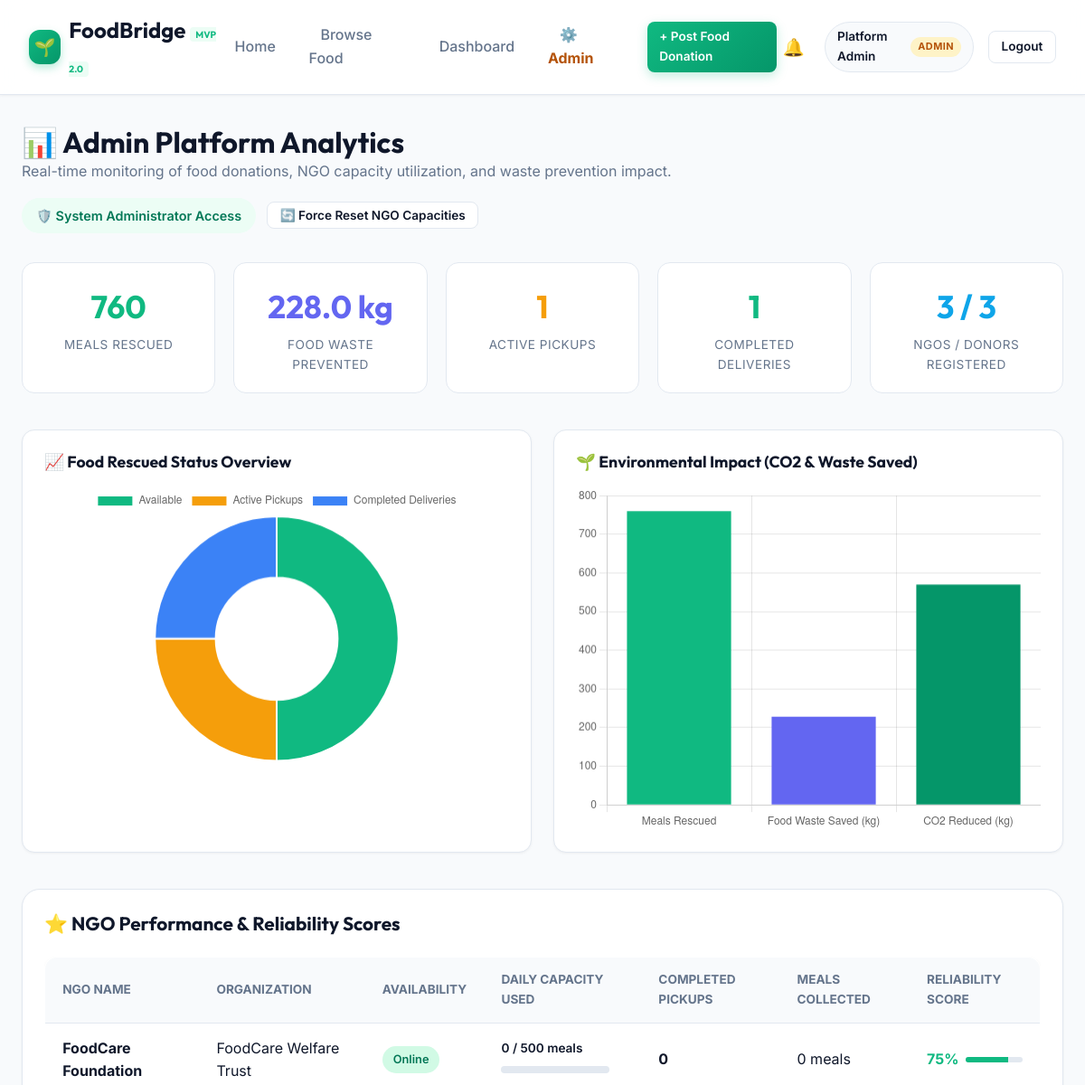
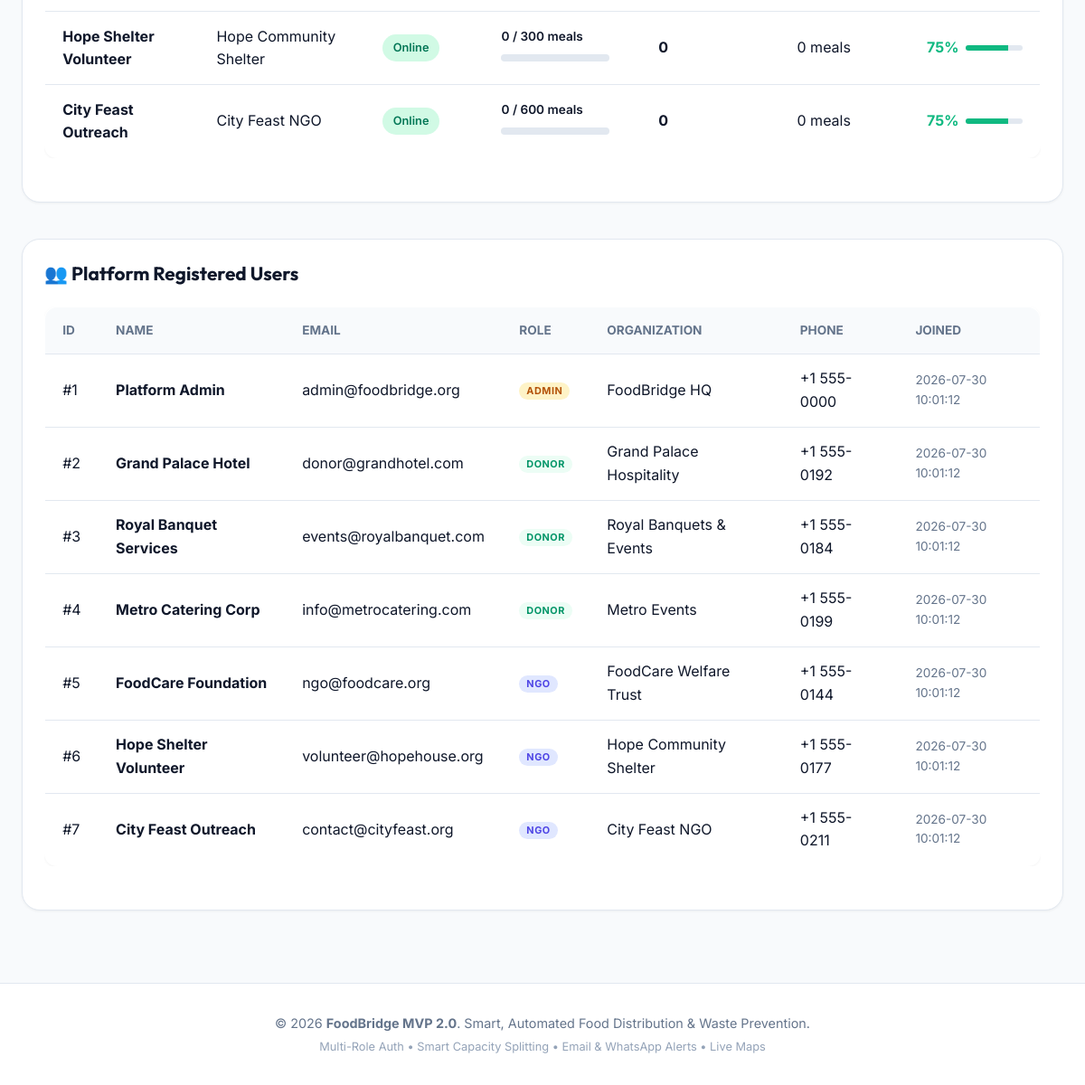
The page /admin/dashboard (signed in) on the database its author committed (2 pictures, top to bottom).
### tables this page shows
CREATE TABLE users (
    id INTEGER PRIMARY KEY AUTOINCREMENT,
    name TEXT NOT NULL,
    email TEXT UNIQUE NOT NULL,
    password_hash TEXT NOT NULL,
    role TEXT NOT NULL CHECK(role IN ('donor', 'ngo', 'admin')),
    phone TEXT,
    organization TEXT,
    -- NGO Capacity & Location Configuration
    max_meals_per_pickup INTEGER DEFAULT 200,
    daily_capacity INTEGER DEFAULT 500,
    current_capacity_used INTEGER DEFAULT 0,
    capacity_reset_date TEXT DEFAULT '',
    availability TEXT DEFAULT 'Online' CHECK(availability IN ('Online', 'Offline')),
    service_radius_km REAL DEFAULT 10.0,
    latitude REAL DEFAULT 12.9716,
    longitude REAL DEFAULT 77.5946,
    created_at TIMESTAMP DEFAULT CURRENT_TIMESTAMP
);

### app.py (the view)
@app.route('/admin/dashboard')
@login_required
@admin_required
def admin_dashboard():
    db = database.get_db()
    total_donations = db.execute('SELECT COUNT(*) as c FROM donations').fetchone()['c']
    total_donors = db.execute("SELECT COUNT(*) as c FROM users WHERE role = 'donor'").fetchone()['c']
    total_ngos = db.execute("SELECT COUNT(*) as c FROM users WHERE role = 'ngo'").fetchone()['c']
    active_pickups = db.execute("SELECT COUNT(*) as c FROM donations WHERE status IN ('Reserved', 'Picked Up')").fetchone()['c']
    completed_deliveries = db.execute("SELECT COUNT(*) as c FROM donations WHERE status IN ('Delivered', 'Completed')").fetchone()['c']
    total_servings = db.execute("SELECT SUM(servings_count) as total FROM donations").fetchone()['total'] or 760
    food_waste_prevented_kg = round(total_servings * 0.3, 1)
    ngos = db.execute("SELECT * FROM users WHERE role = 'ngo'").fetchall()
    ngo_performance = []
    for n in ngos:
        completed_count = db.execute(
            "SELECT COUNT(*) as c FROM donation_allocations WHERE ngo_id = ? AND status IN ('Delivered', 'Completed')",
            (n['id'],)
        ).fetchone()['c']
        meals_collected = db.execute(
            "SELECT SUM(allocated_quantity) as total FROM donation_allocations WHERE ngo_id = ? AND status IN ('Delivered', 'Completed')",
            (n['id'],)
        ).fetchone()['total'] or (n['current_capacity_used'] or 0)
        reliability_score = min(100, max(50, 75 + (completed_count * 5)))
        ngo_performance.append({
            'ngo': n,
            'completed_pickups': completed_count,
            'meals_collected': meals_collected,
            'reliability_score': reliability_score
        })
    all_users = db.execute("SELECT id, name, email, role, organization, phone, created_at FROM users ORDER BY created_at DESC").fetchall()
    stats = {
        'total_donations': total_donations,
        'total_donors': total_donors,
        'total_ngos': total_ngos,
        'active_pickups': active_pickups,
        'completed_deliveries': completed_deliveries,
        'total_servings': total_servings,
        'food_waste_prevented_kg': food_waste_prevented_kg
    }
    return render_template('admin_dashboard.html', stats=stats, ngo_performance=ngo_performance, users=all_users)

### app.py (called while the page is built)
def login_required(f):
    @wraps(f)
    def decorated_function(*args, **kwargs):
        if 'user_id' not in session:
            flash('Please log in to access this page.', 'warning')
            return redirect(url_for('login', next=request.url))
        return f(*args, **kwargs)
    return decorated_function

def admin_required(f):
    @wraps(f)
    def decorated_function(*args, **kwargs):
        if session.get('user_role') != 'admin':
            flash('This action requires Administrator privileges.', 'danger')
            return redirect(url_for('donations'))
        return f(*args, **kwargs)
    return decorated_function

### database.py (called while the page is built)
def dict_factory(cursor, row):
    d = {}
    for idx, col in enumerate(cursor.description):
        d[col[0]] = row[idx]
    return d

def get_db():
    db = getattr(g, '_database', None)
    if db is None:
        db = g._database = sqlite3.connect(DATABASE)
        db.row_factory = dict_factory
        db.execute('PRAGMA foreign_keys = ON;')
    return db

def close_connection(exception=None):
    db = getattr(g, '_database', None)
    if db is not None:
        db.close()

### templates/admin_dashboard.html (shortened to what this page needs)
{% extends "base.html" %}
{% block content %}
<div style="margin-bottom: 2rem; display: flex; justify-content: space-between; align-items: center; flex-wrap: wrap; gap: 1rem;">
    <div>
        <h1 style="font-size: 2rem; color: var(--text-main);">📊 Admin Platform Analytics</h1>
        <p style="color: var(--text-muted);">Real-time monitoring of food donations, NGO capacity utilization, and waste prevention impact.</p>
    </div>
    <div style="display: flex; gap: 0.75rem; align-items: center; flex-wrap: wrap;">
        <span class="badge badge-completed" style="font-size: 0.9rem; padding: 0.5rem 1rem;">
            🛡️ System Administrator Access
        </span>
        <form method="POST" action="{{ url_for('admin_force_reset_capacities') }}" onsubmit="return confirm('Reset daily capacity counters for ALL NGOs now?');">
            <button type="submit" class="btn btn-secondary btn-sm" title="Force reset all NGO capacity counters to 0 (happens automatically at day change)">
                🔄 Force Reset NGO Capacities
            </button>
        </form>
    </div>
</div>
<div class="stats-grid" style="margin-bottom: 2.5rem;">
    <div class="stat-card" style="background: white; border: 1px solid var(--border-color); color: var(--text-main);">
        <div class="stat-number" style="color: var(--primary);">{{ stats.total_servings }}</div>
        <div class="stat-label" style="color: var(--text-muted);">Meals Rescued</div>
    </div>
    <div class="stat-card" style="background: white; border: 1px solid var(--border-color); color: var(--text-main);">
        <div class="stat-number" style="color: #6366f1;">{{ stats.food_waste_prevented_kg }} kg</div>
        <div class="stat-label" style="color: var(--text-muted);">Food Waste Prevented</div>
    </div>
    <div class="stat-card" style="background: white; border: 1px solid var(--border-color); color: var(--text-main);">
        <div class="stat-number" style="color: #f59e0b;">{{ stats.active_pickups }}</div>
        <div class="stat-label" style="color: var(--text-muted);">Active Pickups</div>
    </div>
    <div class="stat-card" style="background: white; border: 1px solid var(--border-color); color: var(--text-main);">
        <div class="stat-number" style="color: #10b981;">{{ stats.completed_deliveries }}</div>
        <div class="stat-label" style="color: var(--text-muted);">Completed Deliveries</div>
    </div>
    <div class="stat-card" style="background: white; border: 1px solid var(--border-color); color: var(--text-main);">
        <div class="stat-number" style="color: #0ea5e9;">{{ stats.total_ngos }} / {{ stats.total_donors }}</div>
        <div class="stat-label" style="color: var(--text-muted);">NGOs / Donors Registered</div>
    </div>
</div>
<div style="display: grid; grid-template-columns: repeat(auto-fit, minmax(400px, 1fr)); gap: 1.5rem; margin-bottom: 2.5rem;">
    <div style="background: white; padding: 1.5rem; border-radius: var(--radius-md); border: 1px solid var(--border-color); box-shadow: var(--shadow-sm);">
        <h3 style="margin-bottom: 1rem; font-size: 1.1rem; color: var(--text-main);">📈 Food Rescued Status Overview</h3>
        <canvas id="statusChart" height="220"></canvas>
    </div>
    <div style="background: white; padding: 1.5rem; border-radius: var(--radius-md); border: 1px solid var(--border-color); box-shadow: var(--shadow-sm);">
        <h3 style="margin-bottom: 1rem; font-size: 1.1rem; color: var(--text-main);">🌱 Environmental Impact (CO2 & Waste Saved)</h3>
        <canvas id="impactChart" height="220"></canvas>
    </div>
</div>
<div style="background: white; border-radius: var(--radius-lg); border: 1px solid var(--border-color); padding: 1.5rem; margin-bottom: 2.5rem; box-shadow: var(--shadow-sm);">
    <h2 style="font-size: 1.3rem; margin-bottom: 1rem;">⭐ NGO Performance & Reliability Scores</h2>
    <div class="table-responsive">
        <table class="data-table">
            <thead>
                <tr>
                    <th>NGO Name</th>
                    <th>Organization</th>
                    <th>Availability</th>
                    <th>Daily Capacity Used</th>
                    <th>Completed Pickups</th>
                    <th>Meals Collected</th>
                    <th>Reliability Score</th>
                </tr>
            </thead>
            <tbody>
                {% for item in ngo_performance %}
                    <tr>
                        <td><strong>{{ item.ngo.name }}</strong></td>
                        <td>{{ item.ngo.organization or 'N/A' }}</td>
                        <td>
                            <span class="badge {% if item.ngo.availability == 'Online' %}badge-available{% else %}badge-reserved{% endif %}">
                                {{ item.ngo.availability }}
                            </span>
                        </td>
                        <td>
                            <div style="font-size: 0.85rem; font-weight: 600;">
                                {{ item.ngo.current_capacity_used or 0 }} / {{ item.ngo.daily_capacity or 500 }} meals
                            </div>
                            <div class="capacity-meter" style="width: 120px; height: 8px;">
                            </div>
                        </td>
                        <td><strong>{{ item.completed_pickups }}</strong></td>
                        <td>{{ item.meals_collected }} meals</td>
                        <td>
                            <div style="display: flex; align-items: center; gap: 0.5rem;">
                                <span style="font-weight: 700; color: var(--primary);">{{ item.reliability_score }}%</span>
                                <div style="flex: 1; max-width: 80px; height: 6px; background: #e2e8f0; border-radius: 4px; overflow: hidden;">
                                    <div style="height: 100%; width: {{ item.reliability_score }}%; background: #10b981;"></div>
                                </div>
                            </div>
                        </td>
                    </tr>
                {% endfor %}
            </tbody>
        </table>
    </div>
</div>
<div style="background: white; border-radius: var(--radius-lg); border: 1px solid var(--border-color); padding: 1.5rem; box-shadow: var(--shadow-sm);">
    <h2 style="font-size: 1.3rem; margin-bottom: 1rem;">👥 Platform Registered Users</h2>
    <div class="table-responsive">
        <table class="data-table">
            <thead>
                <tr>
                    <th>ID</th>
                    <th>Name</th>
                    <th>Email</th>
                    <th>Role</th>
                    <th>Organization</th>
                    <th>Phone</th>
                    <th>Joined</th>
                </tr>
            </thead>
            <tbody>
                {% for u in users %}
                    <tr>
                        <td>#{{ u.id }}</td>
                        <td><strong>{{ u.name }}</strong></td>
                        <td>{{ u.email }}</td>
                        <td>
                            <span class="user-role-tag role-{{ u.role }}">
                                {{ u.role }}
                            </span>
                        </td>
                        <td>{{ u.organization or '-' }}</td>
                        <td>{{ u.phone or '-' }}</td>
                        <td style="font-size: 0.85rem; color: var(--text-muted);">{{ u.created_at }}</td>
                    </tr>
                {% endfor %}
            </tbody>
        </table>
    </div>
</div>
<script>
document.addEventListener("DOMContentLoaded", function() {
    // Status Overview Chart
    const ctxStatus = document.getElementById('statusChart').getContext('2d');
    new Chart(ctxStatus, {
        type: 'doughnut',
        data: {
            labels: ['Available', 'Active Pickups', 'Completed Deliveries'],
            datasets: [{
                data: [{{ stats.total_donations - stats.active_pickups - stats.completed_deliveries }}, {{ stats.active_pickups }}, {{ stats.completed_deliveries }}],
                backgroundColor: ['#10b981', '#f59e0b', '#3b82f6']
            }]
        },
        options: { responsive: true, maintainAspectRatio: false }
    });
    // Impact Chart
    const ctxImpact = document.getElementById('impactChart').getContext('2d');
    new Chart(ctxImpact, {
        type: 'bar',
        data: {
            labels: ['Meals Rescued', 'Food Waste Saved (kg)', 'CO2 Reduced (kg)'],
            datasets: [{
                label: 'Impact Metrics',
                data: [{{ stats.total_servings }}, {{ stats.food_waste_prevented_kg }}, {{ (stats.food_waste_prevented_kg * 2.5)|round }}],
                backgroundColor: ['#10b981', '#6366f1', '#059669']
            }]
        },
        options: { responsive: true, maintainAspectRatio: false, plugins: { legend: { display: false } } }
    });
});
</script>
{% endblock %}

### templates/base.html (shortened to what this page needs)
<!DOCTYPE html>
<html lang="en">
<head>
    <link rel="stylesheet" href="{{ url_for('static', filename='css/style.css') }}">
    <link rel="stylesheet" href="https://unpkg.com/leaflet@1.9.4/dist/leaflet.css" />
</head>
<body>
    <nav class="navbar">
        <a href="{{ url_for('index') }}" class="nav-brand">
            <div class="nav-brand-icon">🌱</div>
            <span>FoodBridge <small style="font-size: 0.65rem; color: var(--primary); background: var(--primary-light); padding: 0.1rem 0.4rem; border-radius: 4px;">MVP 2.0</small></span>
        </a>
        <ul class="nav-menu">
            <li><a href="{{ url_for('index') }}" class="nav-link">Home</a></li>
            <li><a href="{{ url_for('donations') }}" class="nav-link">Browse Food</a></li>
            {% if current_user %}
                <li><a href="{{ url_for('dashboard') }}" class="nav-link">Dashboard</a></li>
                {% if current_user.role == 'admin' %}
                    <li><a href="{{ url_for('admin_dashboard') }}" class="nav-link" style="color: #b45309; font-weight: 700;">⚙️ Admin</a></li>
                {% endif %}
                {% if current_user.role in ['donor', 'admin'] %}
                    <li>
                        <a href="{{ url_for('add_donation') }}" class="btn btn-primary btn-sm">
                            + Post Food Donation
                        </a>
                    </li>
                {% endif %}
            {% endif %}
        </ul>
        <div class="nav-user">
            {% if current_user %}
                <a href="{{ url_for('notifications_view') }}" class="notif-bell" title="Notifications">
                    🔔
                </a>
                <div class="user-badge">
                    <span>{{ current_user.name }}</span>
                    <span class="user-role-tag role-{{ current_user.role }}">
                        {{ current_user.role }}
                    </span>
                </div>
                <a href="{{ url_for('logout') }}" class="btn btn-secondary btn-sm">Logout</a>
            {% else %}
                <a href="{{ url_for('login') }}" class="btn btn-secondary btn-sm">Log In</a>
                <a href="{{ url_for('register') }}" class="btn btn-primary btn-sm">Register</a>
            {% endif %}
        </div>
    </nav>
    <main class="container">
        {% block content %}{% endblock %}
    </main>
    <footer class="footer">
        <p>© 2026 <strong>FoodBridge MVP 2.0</strong>. Smart, Automated Food Distribution & Waste Prevention.</p>
        <p style="margin-top: 0.25rem; font-size: 0.8rem; color: var(--text-light);">Multi-Role Auth • Smart Capacity Splitting • Email & WhatsApp Alerts • Live Maps</p>
    </footer>
</body>
</html>

### rows shown on the page
users: name "Platform Admin", role "ADMIN", id "1", email "admin@foodbridge.org", organization "FoodBridge HQ", phone "+1 555-0000", created_at "2026-07-30 10:01:12"
users: ngo.name "FoodCare Foundation", ngo "FoodCare Welfare Trust", ngo.availability "Online", ngo "0", ngo "500", id "5", name "FoodCare Foundation", email "ngo@foodcare.org", role "NGO", organization "FoodCare Welfare Trust", phone "+1 555-0144", created_at "2026-07-30 10:01:12"
users: ngo.name "Hope Shelter Volunteer", ngo "Hope Community Shelter", ngo.availability "Online", ngo "0", ngo "300", id "6", name "Hope Shelter Volunteer", email "volunteer@hopehouse.org", role "NGO", organization "Hope Community Shelter", phone "+1 555-0177", created_at "2026-07-30 10:01:12"
users: ngo.name "City Feast Outreach", ngo "City Feast NGO", ngo.availability "Online", ngo "0", ngo "600", id "7", name "City Feast Outreach", email "contact@cityfeast.org", role "NGO", organization "City Feast NGO", phone "+1 555-0211", created_at "2026-07-30 10:01:12"
users: id "2", name "Grand Palace Hotel", email "donor@grandhotel.com", role "DONOR", organization "Grand Palace Hospitality", phone "+1 555-0192", created_at "2026-07-30 10:01:12"
users: id "3", name "Royal Banquet Services", email "events@royalbanquet.com", role "DONOR", organization "Royal Banquets & Events", phone "+1 555-0184", created_at "2026-07-30 10:01:12"
users: id "4", name "Metro Catering Corp", email "info@metrocatering.com", role "DONOR", organization "Metro Events", phone "+1 555-0199", created_at "2026-07-30 10:01:12"

### other values the page prints
{{ stats.total_servings }} "760"
{{ stats.food_waste_prevented_kg }} "228.0"
{{ stats.active_pickups }} "1"
{{ stats.completed_deliveries }} "1"
{{ stats.total_ngos }} "3"
{{ stats.total_donors }} "3"
{{ item.completed_pickups }} "0" "0" "0"
{{ item.meals_collected }} "0" "0" "0"
{{ item.reliability_score }} "75" "75" "75"
chart data {{ stats.active_pickups }} 1
chart data {{ stats.completed_deliveries }} 1
chart data {{ stats.total_servings }} 760
